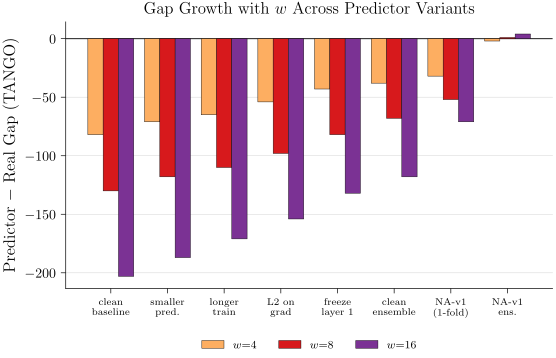

The Python source for this figure:
# P21_v2: Alternative — vertical grouped bar showing gap at w=4, 8, 16 for each variant.
# Emphasizes that the gap grows with w (i.e. the failure is dose-dependent).
# Visualizes: F10 / E028 / E029 / E030 / E031 / E032
# DATA: inline from F10 prose
import sys
from pathlib import Path
sys.path.insert(0, str(Path(__file__).parent.parent))
from plot_utils import figsize
import matplotlib.pyplot as plt
import numpy as np

variants = [
    "clean\nbaseline",
    "smaller\npred.",
    "longer\ntrain",
    "L2 on\ngrad",
    "freeze\nlayer 1",
    "clean\nensemble",
    "NA-v1\n(1-fold)",
    "NA-v1\nens.",
]
# (w=4, w=8, w=16)
gaps = np.array([
    [-82, -130, -203],
    [-71, -118, -187],
    [-65, -110, -171],
    [-54, -98,  -154],
    [-43, -82,  -132],
    [-38, -68,  -118],
    [-32, -52,  -71],
    [-2,   1,   +4],
])

x = np.arange(len(variants))
w = 0.27
fig, ax = plt.subplots(figsize=figsize(1.0, ratio=0.55))
COLORS = ["#fdae61", "#d7191c", "#7b3294"]
labels = ["$w{=}4$", "$w{=}8$", "$w{=}16$"]
for i in range(3):
    ax.bar(x + (i-1)*w, gaps[:, i], width=w, color=COLORS[i], edgecolor="black",
           lw=0.3, label=labels[i], zorder=3)
ax.axhline(0, color="black", lw=0.6)
ax.set_xticks(x); ax.set_xticklabels(variants, fontsize=7.5)
ax.set_ylabel("Predictor $-$ Real Gap (TANGO)")
ax.set_title("Gap Growth with $w$ Across Predictor Variants")
ax.legend(frameon=False, fontsize=8, ncol=3, loc="lower center", bbox_to_anchor=(0.5, -0.27))
ax.spines[["top", "right"]].set_visible(False)
ax.grid(True, lw=0.4, alpha=0.5, zorder=0, axis="y")

fig.savefig(Path(__file__).with_suffix(".pdf"))
